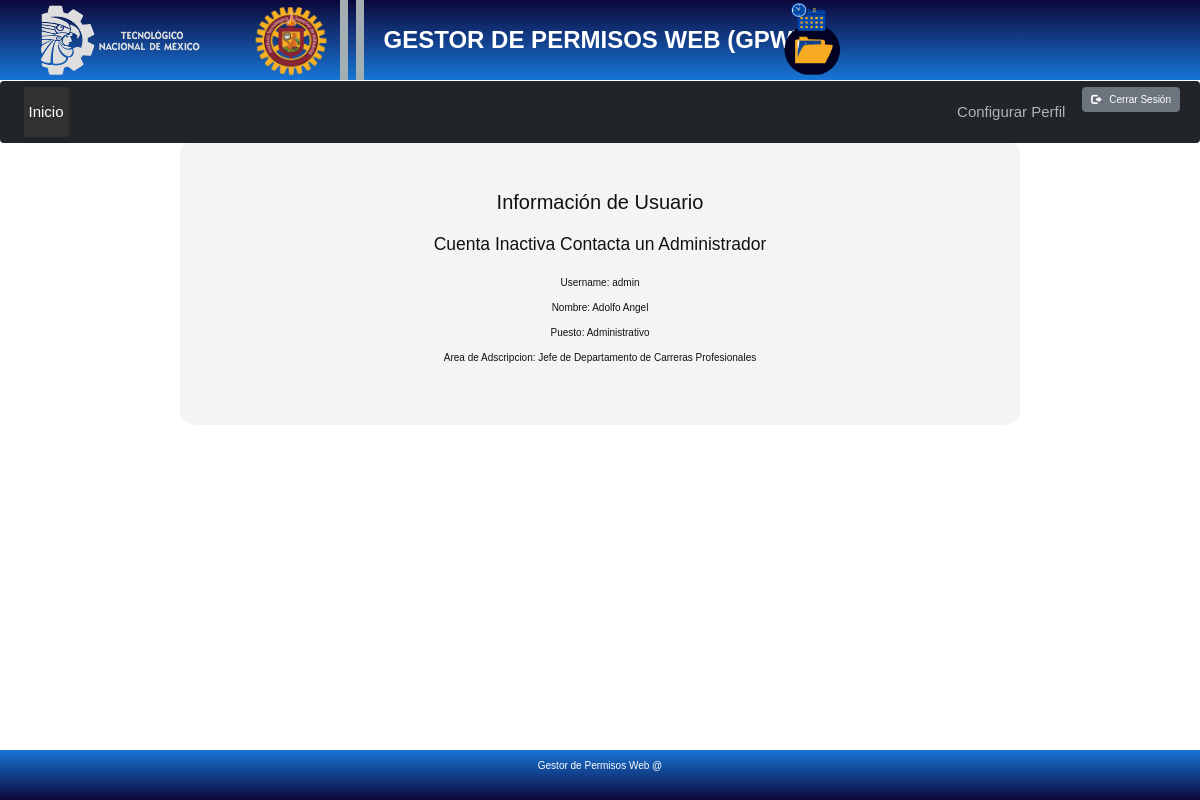
The page /ROL_IN/inicio_inactivo.php (signed in) on the database its author committed.
### tables this page shows
CREATE TABLE IF NOT EXISTS `perfil` (
  `id` smallint NOT NULL AUTO_INCREMENT,
  `nombre` text NOT NULL,
  `apellido` text NOT NULL,
  `sexo` varchar(50) NOT NULL,
  `area` text NOT NULL,
  `puesto` text NOT NULL,
  `create_at` datetime DEFAULT CURRENT_TIMESTAMP,
  `update_at` datetime DEFAULT CURRENT_TIMESTAMP,
  `User_ID` smallint NOT NULL,
  PRIMARY KEY (`id`),
  KEY `User_ID` (`User_ID`)
);

### ROL_IN/inicio_inactivo.php (the view, shortened to what this page needs)
<!DOCTYPE html>
<html lang="es">
<head>
  <link rel="stylesheet" href="https://maxcdn.bootstrapcdn.com/bootstrap/3.4.0/css/bootstrap.min.css">
  <link rel="stylesheet" href="../CSS/Inicio.css">
  <link rel="stylesheet" href="../CSS/Normalize.css">
  <link rel="stylesheet" href="../assets/css/bootstrap.min.css">
  <link rel="stylesheet" href="https://cdnjs.cloudflare.com/ajax/libs/font-awesome/6.4.0/css/all.min.css" />
</head>
<body id="texto-normal">
    <header id="barra" class="text-white">
        GESTOR DE PERMISOS WEB (GPW)
        <img src="../IMG/LogoTecNMBlanco.png" class="log1">
        <img src="../IMG/LogIts.png" class="log2">
        <img src="../IMG/Logo.png" class="log3">
        <div class="rectangulo1"></div>
        <div class="rectangulo2"></div>
    </header>
    <nav id="menu2" class="navbar navbar-expand-lg bg-dark" data-bs-theme="dark">
      <div class="container-fluid">
          <div class="collapse navbar-collapse">
              <ul class="navbar-nav me-auto mb-2 mb-lg-0">
                  <li id="hov" class="nav-item"><a class="nav-link active" aria-current="page" href="inicio_inactivo.php">Inicio</a></li>
              </ul>
              <ul class="navbar-nav navbar-right">
                  <li class="nav-item"><a class="nav-link" href="perfil_Ad.html">Configurar Perfil</a></li>
                  <li>
                      <form action="../DB/logout.php" method="POST">
                          <button type="submit" class="btn btn-secondary">
                              <span class="glyphicon glyphicon-log-out"></span> &nbsp;
                              Cerrar Sesión
                          </button>
                      </form>
                  </li>
              </ul>
          </div>
      </div>
  </nav>
  <section class="center-container">
  <h2>Información de Usuario</h2>
        <br>
        <h3>Cuenta Inactiva Contacta un Administrador</h3>
      <div>
          <?php
          include_once '../DB/Db.php';
          if (isset($_SESSION['username'])) {
              $username = $_SESSION['username'];
              $query = "SELECT usuario.username, perfil.nombre, perfil.puesto, perfil.area
                        FROM usuario
                        JOIN perfil ON usuario.id = perfil.User_ID
                        WHERE usuario.username = '$username'";
              $result = $MySQLiconn->query($query);
              if ($result->num_rows == 1) {
                  $row = $result->fetch_assoc();
                  $nombre = $row['nombre'];
                  $puesto = $row['puesto'];
                  $area = $row['area'];
                  echo '<br>';
                  echo '<p>Username: ' . $username . '</p>';
                  echo '<p>Nombre: ' . $nombre . '</p>';
                  echo '<p>Puesto: ' . $puesto . '</p>';
                  echo '<p>Area de Adscripcion: ' . $area . '</p>';
              } else {
                  echo 'No se encontró un usuario con el nombre de usuario proporcionado';
              }
          } else {
                echo 'El nombre de usuario no está presente en la sesión';
          }
          ?>
      </div>
  </section>
  <footer class="sfooter">
    <div id="texto-centrar" class="text-white">
      <h6>Gestor de Permisos Web @</h6>
    </div>
  </footer>
</body>
</html>

### CSS/Inicio.css (style rules this page uses)
* { margin: 0; padding: 0; }
body { font-family: sans-serif; color: #FFFFFF; }
#texto-normal { font-family: sans-serif; color: #111111; }
.text-white { font-family: sans-serif; color: white; }
#texto-centrar { text-align: center; }
#hov { background-color:rgb(49, 49, 49) ; }
#barra { width: 100%; height: 80px; display:flex; justify-content:center; align-items: center; font-family: Sans-serif; font-size: 24px; font-weight: 700; background: linear-gradient(180deg, #0D083B, #1775D6); position: fixed; z-index: 100; top: 0; }
.log1 { left: 40px; width: 160px; height: 70px; position: absolute; display: flex; align-items: center; }
.log2 { left: 250px; width: 80px; height: 80px; position: absolute; display: flex; align-items: center; }
.log3 { width: 80px; height: 80px; position: absolute; right: 29%; display: flex; align-items: center; }
.rectangulo1 { width: 8px; height: 80px; position: relative; right: 37%; background-color: rgb(163, 175, 179); }
.rectangulo2 { width: 8px; height: 80px; position: relative; right: 39%; background-color: rgb(163, 175, 179); }
#menu2 { top: 81px; font-family: sans-serif; font-size: 15px; display: flex; align-items: center; position: fixed; z-index: 100; width: 100%; }
nav li { margin-right: 12px; }
.center-container { width: 70%; text-align: center; margin: auto; padding: 50px; background-color: rgba(243, 239, 239, 0.705); border-radius: 15px; position: relative; top: 140px; }
.sfooter { width: 100%; height: 50px; font-family: Sans-serif; padding: 1rem; font-size: 16px; background: linear-gradient(180deg, #1775D6, #0D083B); position: fixed; z-index: 100; bottom: 0; }

### rows shown on the page
perfil: nombre "Adolfo Angel", puesto "Administrativo", area "Jefe de Departamento de Carreras Profesionales"

### other values the page prints
$username "admin"
